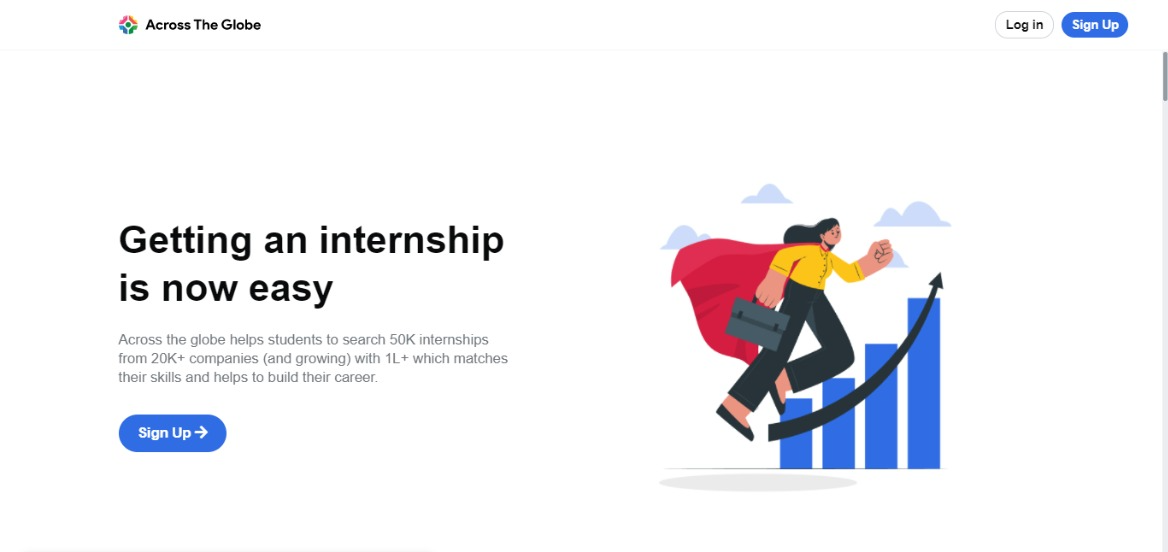
#> input picture section1-org.png, 1168 x 552 px
$ jupyter execute Compare.ipynb
#> lines starting #> are read from the running program, lines starting #| are printed output that depends on the picture; after the words box and inside, x2 and y2 are one past the last pixel; in counts of white or black regions, pixels touching at a corner belong together
[cell 1]
from skimage.metrics import structural_similarity
import imutils
import cv2
import matplotlib.pyplot as plt

[cell 2]
from skimage.metrics import structural_similarity
import imutils
import cv2
import matplotlib.pyplot as plt
img1=cv2.imread('section1-org.png')
#> img1 is the input picture: shape (552, 1168, 3); mean B, G, R 243.1, 239.9, 240.6
img2=cv2.imread('Inkedsection1-dupli.jpg')
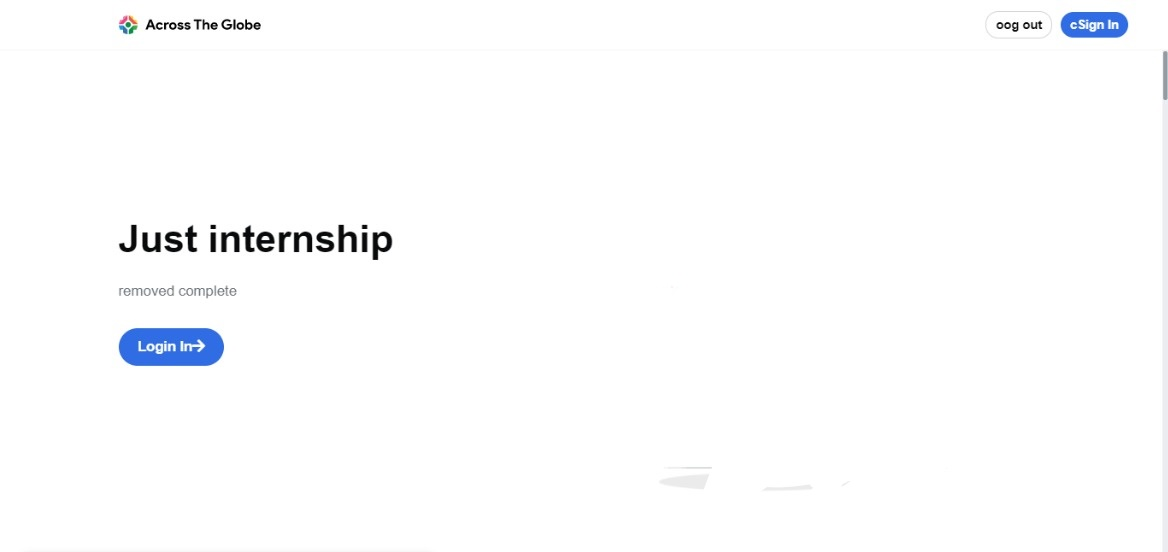
#> input picture Inkedsection1-dupli.jpg, 1168 x 552 px
#> img2 is the input picture: shape (552, 1168, 3); mean B, G, R 253.1, 252.3, 251.9

gray1=cv2.cvtColor(img1,cv2.COLOR_BGR2GRAY)
gray2=cv2.cvtColor(img2,cv2.COLOR_BGR2GRAY)
(score,diff)=structural_similarity(gray1,gray2,full=True)
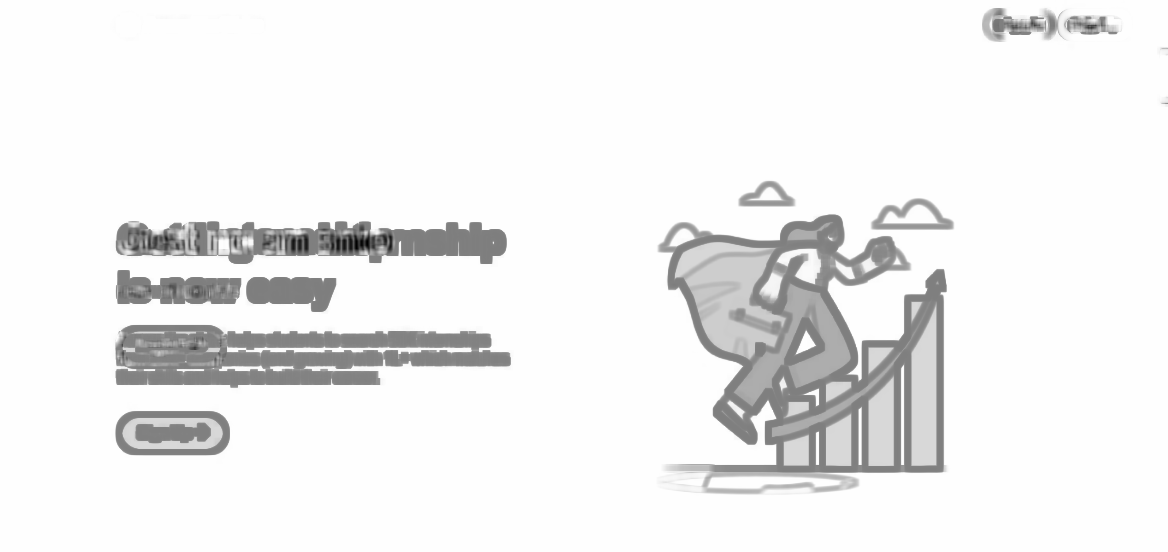
#> diff: shape (552, 1168) float64; min -0.984, max 1, mean 0.884; drawn with min black and max white
#> score = 0.883
score
diff=(diff*255).astype('uint8')
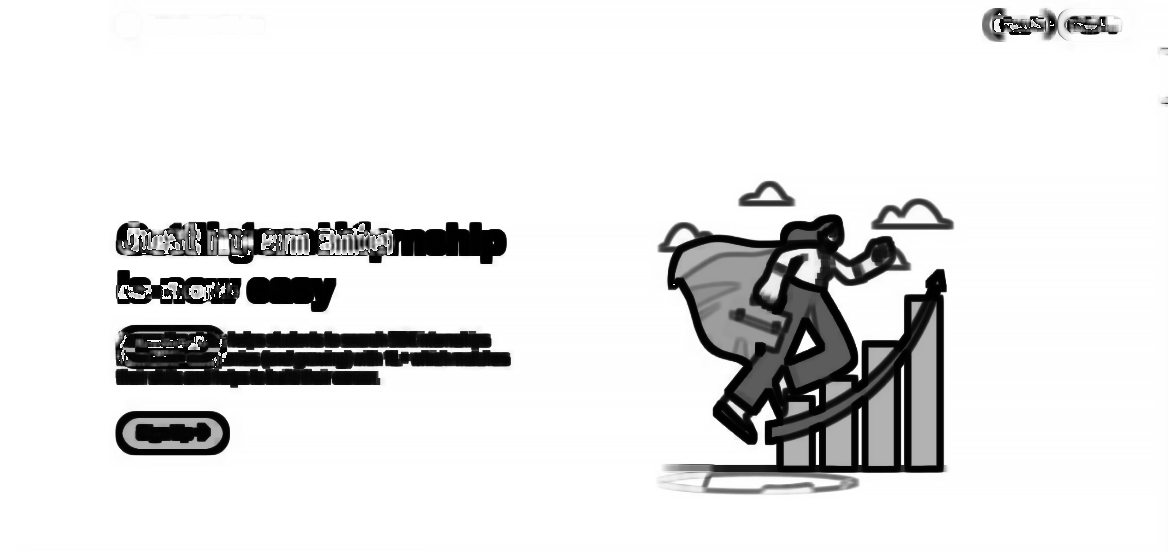
#> diff: shape (552, 1168); min 0, max 255, mean 227
thresh=cv2.threshold(diff,0,128,cv2.THRESH_BINARY_INV|cv2.THRESH_OTSU)[1]
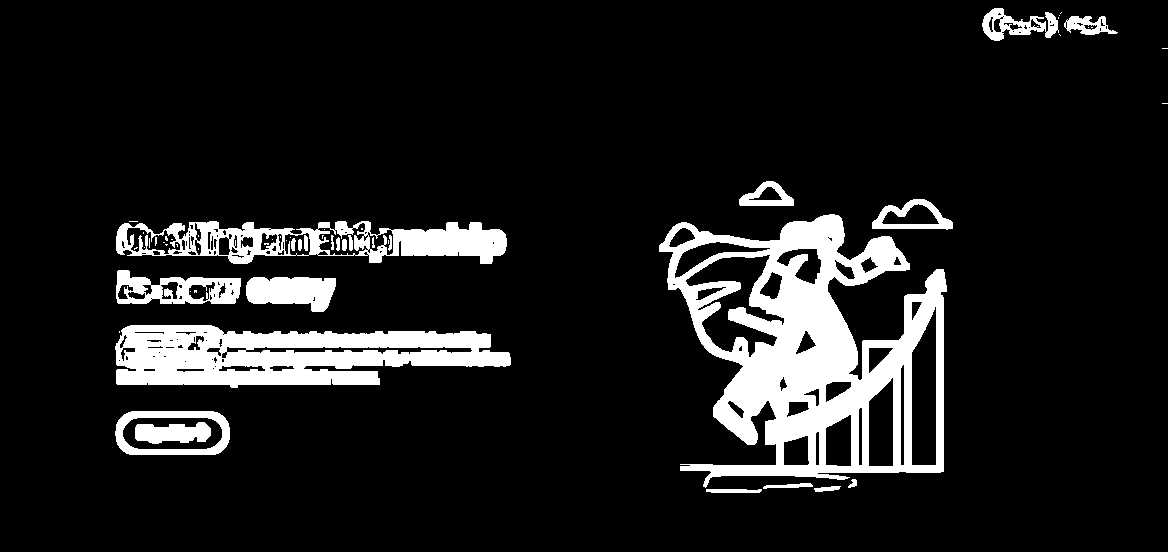
#> thresh: shape (552, 1168); values 0 (black) and 128 (white), 11.2% white; 57 white regions (33 under 20 px)
cnts=cv2.findContours(thresh.copy(),cv2.RETR_EXTERNAL,cv2.CHAIN_APPROX_SIMPLE)
#> cnts = 22 contours, 8 with area under 20; largest, box (x1, y1, x2, y2) and area: (659, 214, 947, 488) 49920, (115, 325, 511, 388) 17572, (116, 221, 507, 264) 11010, (115, 411, 230, 455) 4584, (116, 270, 241, 304) 3012
cnts=imutils.grab_contours(cnts)
no=0
for c in cnts:
    (x,y,w,h) = cv2.boundingRect(c)
    rect_area=w*h
    if rect_area>10:
        no+=1
        cv2.rectangle(img1,(x,y),(x+w,y+h),(0,0,255),4)
        cv2.rectangle(img2,(x,y),(x+w,y+h),(255,0,0),2)
#> this loop made 22 passes
#> (x, y, w, h, rect_area) on passes 1, 2, 3, 4, 5, 7, 8, 9, 10, 12, 13, 14: (706, 489, 56, 4, 224), (814, 486, 27, 6, 162), (763, 483, 50, 6, 300), (848, 479, 9, 9, 81), (115, 411, 115, 44, 5060), (115, 325, 396, 63, 24948), (246, 277, 90, 35, 3150), (116, 270, 125, 34, 4250), (116, 221, 391, 43, 16813), (659, 214, 288, 274, 78912), (872, 199, 81, 31, 2511), (739, 181, 55, 25, 1375)
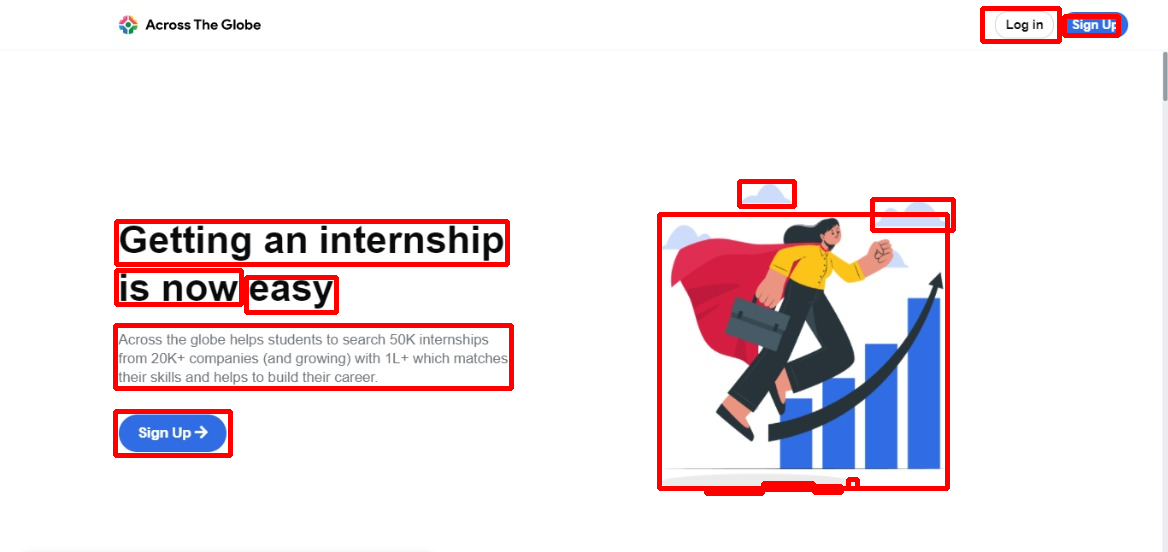
#> img1: shape (552, 1168, 3); 3.64% of pixels changed, all inside (x1, y1, x2, y2) = (113, 6, 1121, 496)
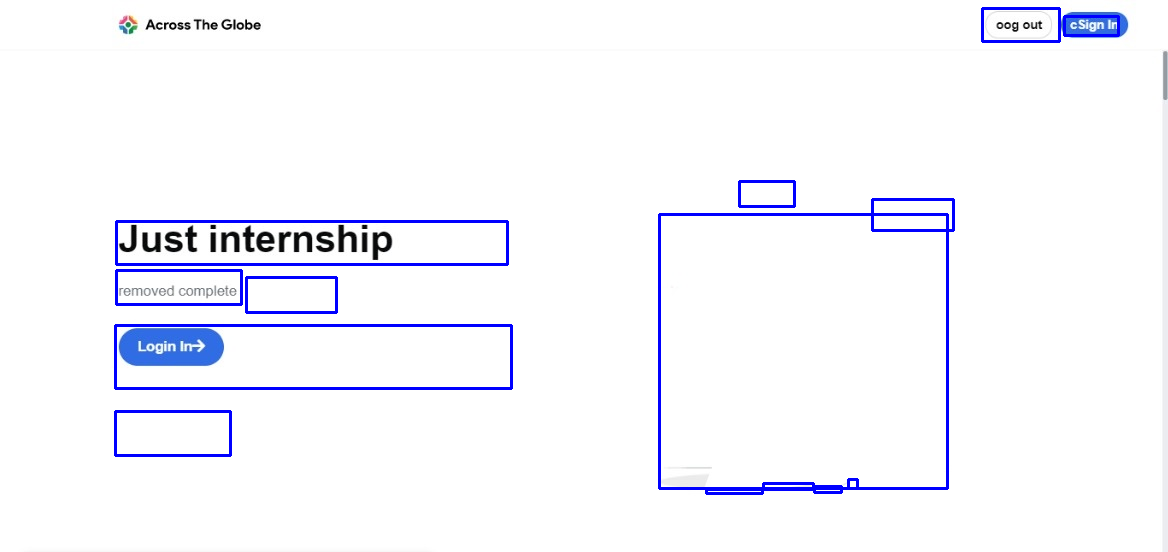
#> img2: shape (552, 1168, 3); 2.21% of pixels changed, all inside (x1, y1, x2, y2) = (114, 7, 1120, 495)
#> after the loop, no = 14


#print(no)
cv2.imshow("O",img1)
cv2.imshow("D",img2)
plt.imsave("changes.jpg",img1)
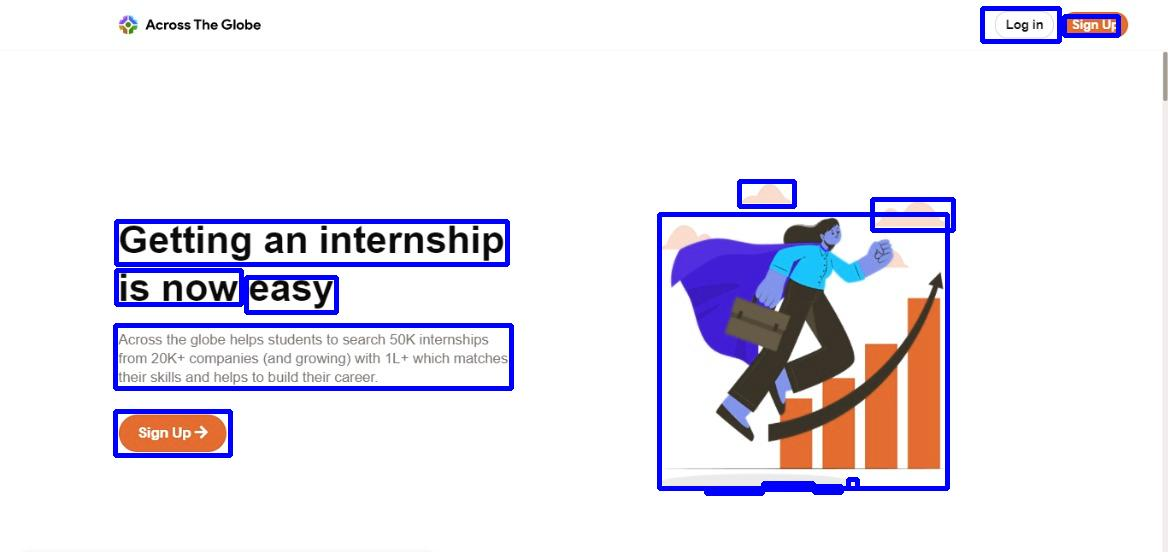
#> saved as changes.jpg: shape (552, 1168, 3); mean R, G, B 233.6, 230.8, 239.4
cv2.waitKey(0)
cv2.destroyAllWindows()
